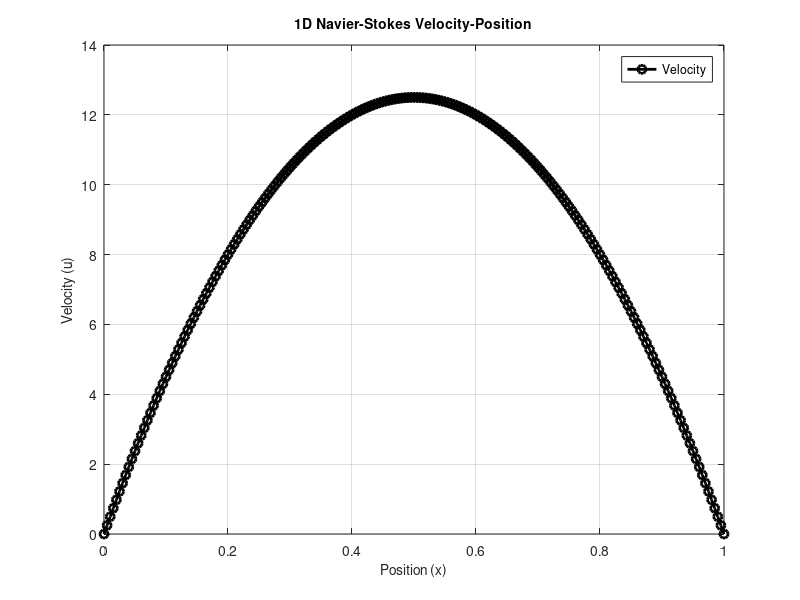

The MATLAB source for this figure:
% Parameters
number_of_elements = 200;  % number of elements
L = 1;  % length of domain
nu = 0.01;  % viscosity
f = 1.0;  % force
u0 = 0;  % BC at x=0
uL = 0;  % BC at x=L
dx = L / number_of_elements;  % size of each element

% Initialize matrices
K = zeros(number_of_elements+1, number_of_elements+1);
F = zeros(number_of_elements+1, 1);

% Assembly
for i = 1:number_of_elements
    k_local = [
        nu/dx - 0.5*(u0 + uL)/2, -nu/dx + 0.5*(u0 + uL)/2;
        -nu/dx - 0.5*(u0 + uL)/2, nu/dx + 0.5*(u0 + uL)/2;
    ];
    % Local load vector
    f_local = [f*dx/2; f*dx/2];
    
    % Assembly to global matrix
    K(i:i+1, i:i+1) = K(i:i+1, i:i+1) + k_local;
    F(i:i+1) = F(i:i+1) + f_local;
end

% Apply Dirichlet boundary conditions
K(1, :) = 0;
K(:, 1) = 0;
K(1, 1) = 1;
F(1) = u0;

K(end, :) = 0;
K(:, end) = 0;
K(end, end) = 1;
F(end) = uL;

% Solve
u = K\F;
x = linspace(0, L, number_of_elements+1);

% Plot
figure('Color', 'w');
plot(x, u, '-o', 'LineWidth', 2, 'MarkerSize', 6, 'Color', 'k');
xlabel('Position (x)', 'FontSize', 10);
ylabel('Velocity (u)', 'FontSize', 10);
title('1D Navier-Stokes Velocity-Position', 'FontSize', 10);
grid on;
legend('Velocity', 'FontSize', 9);

